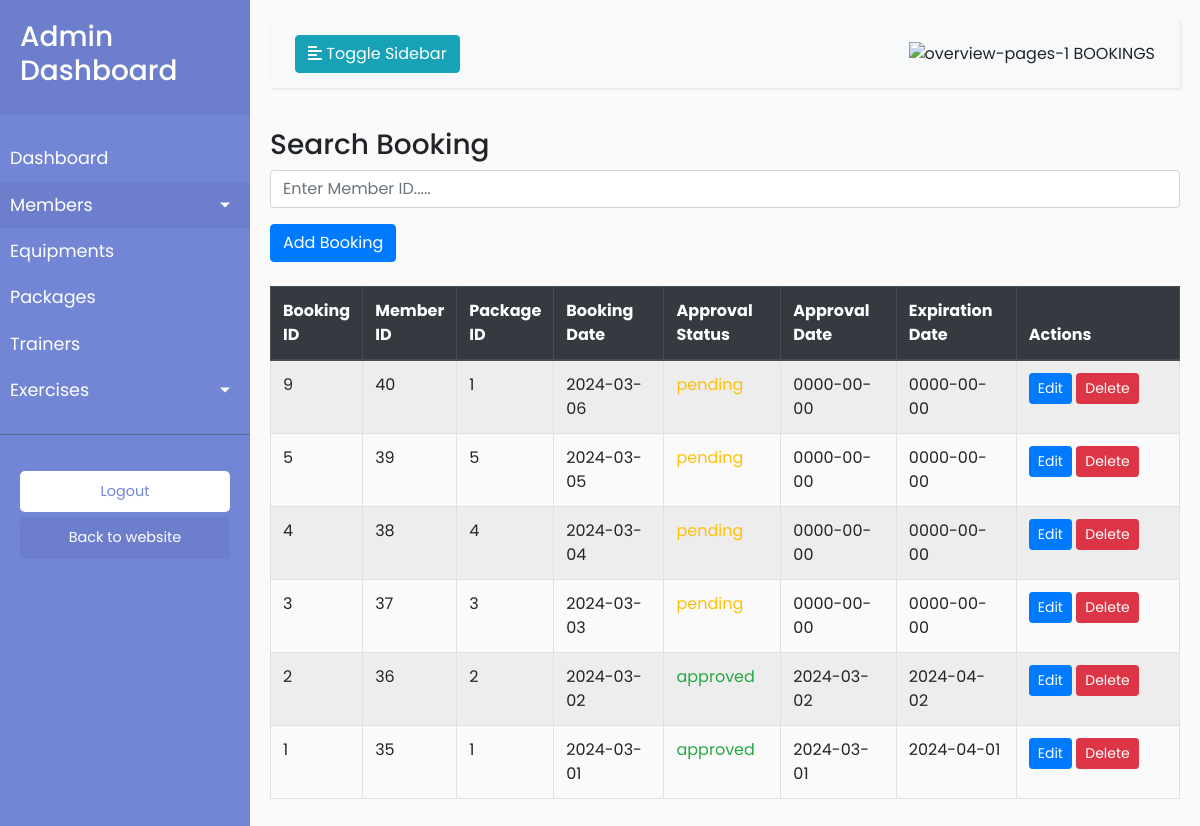
Screenshot of /src/admin/booking.php with the database file from the repository.
### tables this page shows
CREATE TABLE IF NOT EXISTS `booking` (
  `booking_id` int NOT NULL AUTO_INCREMENT,
  `member_id` int DEFAULT NULL,
  `package_id` int DEFAULT NULL,
  `booking_date` date DEFAULT NULL,
  `payment_status` enum('pending','paid','expired') DEFAULT 'pending',
  `approval_status` enum('pending','approved','rejected') DEFAULT 'pending',
  `approval_date` date DEFAULT NULL,
  `expiry_date` date DEFAULT NULL,
  PRIMARY KEY (`booking_id`),
  KEY `member_id` (`member_id`),
  KEY `package_id` (`package_id`)
);

### src/admin/booking.php (the view, shortened to what this page needs)
<!DOCTYPE html>
<html lang="en">
<head>
    <link rel="stylesheet" href="https://stackpath.bootstrapcdn.com/bootstrap/4.5.2/css/bootstrap.min.css">
    <link rel="stylesheet" href="https://cdnjs.cloudflare.com/ajax/libs/font-awesome/5.15.3/css/all.min.css">
    <link rel="stylesheet" href="../../css/dashboard.css">
</head>
<body>
    <div class="wrapper">
        <nav id="sidebar">
            <div class="sidebar-header">
                <h3>Admin Dashboard</h3>
            </div>
            <ul class="list-unstyled components">
                <li>
                    <a href="../../dashboard.php">Dashboard</a>
                </li>
                <li class="active">
                    <a href="#memberSubmenu" data-toggle="collapse" aria-expanded="false"
                        class="dropdown-toggle">Members</a>
                </li>
                <li>
                    <a href="equipment.php">Equipments</a>
                </li>
                <li>
                    <a href="package.php">Packages</a>
                </li>
                <li>
                    <a href="trainer.php">Trainers</a>
                </li>
                <li>
                    <a href="#exerciseSubmenu" data-toggle="collapse" aria-expanded="false"
                        class="dropdown-toggle">Exercises</a>
                </li>
            </ul>
            <ul class="list-unstyled CTAs">
                <li>
                    <a href="#" class="download" onclick="logout()">Logout</a>
                </li>
                <li>
                    <a href="../../inde.php" class="article">Back to website</a>
                </li>
            </ul>
        </nav>
        <div id="content">
            <nav class="navbar navbar-expand-lg navbar-light bg-light">
                <div class="container-fluid">
                    <button type="button" id="sidebarCollapse" class="btn btn-info">
                        <i class="fas fa-align-left"></i>
                        <span>Toggle Sidebar</span>
                    </button>
                    <div class="heading">
                        <span><img width="40" height="40" src="https://img.icons8.com/color/48/overview-pages-1.png"
                                alt="overview-pages-1" /> BOOKINGS</span>
                    </div>
                </div>
            </nav>
            <div class="heading">
                        <h3>Search Booking</h3>
                        <input type="text" id="bookingSearch" class="form-control" placeholder="Enter Member ID....." onkeyup="filterBookings()">
                    </div>
            <button type="button" class="btn btn-primary mt-3" data-toggle="modal" data-target="#addBookingModal">
                Add Booking
            </button>
            <br><br>
            <div class="tbl">
                <?php
                include '../../connection.php';
                $selectQuery = "SELECT * FROM booking ORDER BY booking_id DESC";
                $result = mysqli_query($con, $selectQuery);
                if ($result && mysqli_num_rows($result) > 0) {
                    echo "<div class='table-responsive'>";
                    echo "<table class='table table-striped table-bordered' style='width: 100%;'>";
                    echo "<thead class='thead-dark'>";
                    echo "<tr>
                <th style='width: 1%;'>Booking ID</th>
                <th style='width: 1%;'>Member ID</th>
                <th style='width: 1%;'>Package ID</th>
                <th style='width: 15%;'>Booking Date</th>
                <th style='width: 15%;'>Approval Status</th>
                <th style='width: 15%;'>Approval Date</th>
                <th style='width: 15%;'>Expiration Date</th>
                <th style='width: 30%;'>Actions</th>
            </tr>";
                    echo "</thead>";
                    echo "<tbody id='bookingTableBody'>";
                    while ($record = mysqli_fetch_assoc($result)) {
                        $approvalClass = '';
                        switch ($record['approval_status']) {
                            case 'approved':
                                $approvalClass = 'text-success';
                                break;
                            case 'pending':
                                $approvalClass = 'text-warning';
                                break;
                        }
                        echo "<tr>";
                        echo "<td>{$record['booking_id']}</td>";
                        echo "<td>{$record['member_id']}</td>";
                        echo "<td>{$record['package_id']}</td>";
                        echo "<td>{$record['booking_date']}</td>";
                        echo "<td class='$approvalClass'>{$record['approval_status']}</td>";
                        echo "<td>{$record['approval_date']}</td>";
                        echo "<td>{$record['expiry_date']}</td>";
                        echo "<td><a href='#' class='btn btn-primary btn-sm edit-btn' data-toggle='modal' data-target='#editBookingModal' data-bookingid='{$record['booking_id']}'>Edit</a>  ";
                        echo "<a href='../crud/booking_process.php?action=delete&ID={$record['booking_id']}' class='btn btn-danger btn-sm' onclick='return confirm(\"Are you sure?\")'>Delete</a></td>";
                        echo "</tr>";
                    }
                    echo "</tbody>";
                    echo "</table>";
                    echo "</div>";
                } else {
                    echo "<p class='text-center'>No records found.</p>";
                }
                ?>
            </div>
        </div>
</body>
</html>

### css/dashboard.css (style rules this page uses)
body { font-family: 'Poppins', sans-serif; background: #fafafa; }
a, a:hover, a:focus { color: inherit; text-decoration: none; transition: all 0.3s; }
.navbar { padding: 15px 10px; background: #fff; border: none; border-radius: 0; margin-bottom: 40px; box-shadow: 1px 1px 3px rgba(0, 0, 0, 0.1); }
.wrapper { display: flex; width: 100%; align-items: stretch; }
#sidebar { min-width: 250px; max-width: 250px; background: #7386D5; color: #fff; transition: all 0.3s; }
#sidebar .sidebar-header { padding: 20px; background: #6d7fcc; }
#sidebar ul.components { padding: 20px 0; border-bottom: 1px solid #47748b; }
#sidebar ul li a { padding: 10px; font-size: 1.1em; display: block; }
#sidebar ul li.active>a, a[aria-expanded="true"] { color: #fff; background: #6d7fcc; }
a[data-toggle="collapse"] { position: relative; }
.dropdown-toggle::after { display: block; position: absolute; top: 50%; right: 20px; transform: translateY(-50%); }
ul.CTAs { padding: 20px; }
ul.CTAs a { text-align: center; font-size: 0.9em !important; display: block; border-radius: 5px; margin-bottom: 5px; }
a.download { background: #fff; color: #7386D5; }
a.article, a.article:hover { background: #6d7fcc !important; color: #fff !important; }
#content { width: 100%; padding: 20px; min-height: 100vh; transition: all 0.3s; }
.btn-primary { background-color: #007bff; border-color: #007bff; }

### rows the page displays
booking: booking_id "9", member "40", package "1", booking_date "2024-03-06", approval_status "pending", approval_date "0000-00-00", expiry_date "0000-00-00"
booking: booking_id "5", member "39", package "5", booking_date "2024-03-05", approval_status "pending", approval_date "0000-00-00", expiry_date "0000-00-00"
booking: booking_id "4", member "38", package "4", booking_date "2024-03-04", approval_status "pending", approval_date "0000-00-00", expiry_date "0000-00-00"
booking: booking_id "3", member "37", package "3", booking_date "2024-03-03", approval_status "pending", approval_date "0000-00-00", expiry_date "0000-00-00"
booking: booking_id "2", member "36", package "2", booking_date "2024-03-02", approval_status "approved", approval_date "2024-03-02", expiry_date "2024-04-02"
booking: booking_id "1", member "35", package "1", booking_date "2024-03-01", approval_status "approved", approval_date "2024-03-01", expiry_date "2024-04-01"
